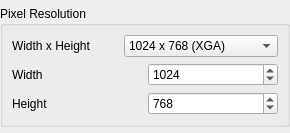
<?xml version="1.0" encoding="UTF-8"?>
<ui version="4.0">
 <class>SizeSelectionWidget</class>
 <widget class="QWidget" name="SizeSelectionWidget">
  <property name="geometry">
   <rect>
    <x>0</x>
    <y>0</y>
    <width>290</width>
    <height>133</height>
   </rect>
  </property>
  <property name="windowTitle">
   <string>Form</string>
  </property>
  <layout class="QVBoxLayout" name="verticalLayout">
   <property name="leftMargin">
    <number>0</number>
   </property>
   <property name="topMargin">
    <number>0</number>
   </property>
   <property name="rightMargin">
    <number>0</number>
   </property>
   <property name="bottomMargin">
    <number>0</number>
   </property>
   <item>
    <widget class="QGroupBox" name="sizeGroupBox">
     <property name="sizePolicy">
      <sizepolicy hsizetype="Expanding" vsizetype="Maximum">
       <horstretch>0</horstretch>
       <verstretch>0</verstretch>
      </sizepolicy>
     </property>
     <property name="title">
      <string>Pixel Resolution</string>
     </property>
     <property name="flat">
      <bool>true</bool>
     </property>
     <layout class="QGridLayout" name="gridLayout">
      <property name="leftMargin">
       <number>9</number>
      </property>
      <property name="topMargin">
       <number>9</number>
      </property>
      <property name="rightMargin">
       <number>9</number>
      </property>
      <property name="bottomMargin">
       <number>9</number>
      </property>
      <item row="0" column="1">
       <widget class="QComboBox" name="presetsSizeComboBox">
        <property name="sizePolicy">
         <sizepolicy hsizetype="Minimum" vsizetype="Fixed">
          <horstretch>0</horstretch>
          <verstretch>0</verstretch>
         </sizepolicy>
        </property>
        <property name="currentIndex">
         <number>14</number>
        </property>
        <property name="sizeAdjustPolicy">
         <enum>QComboBox::AdjustToContents</enum>
        </property>
        <item>
         <property name="text">
          <string>Custom</string>
         </property>
        </item>
        <item>
         <property name="text">
          <string notr="true">2 x 2</string>
         </property>
        </item>
        <item>
         <property name="text">
          <string notr="true">8 x 8</string>
         </property>
        </item>
        <item>
         <property name="text">
          <string notr="true">16 x 16</string>
         </property>
        </item>
        <item>
         <property name="text">
          <string notr="true">32 x 32</string>
         </property>
        </item>
        <item>
         <property name="text">
          <string notr="true">64 x 64</string>
         </property>
        </item>
        <item>
         <property name="text">
          <string notr="true">128 x 128</string>
         </property>
        </item>
        <item>
         <property name="text">
          <string notr="true">256 x 256</string>
         </property>
        </item>
        <item>
         <property name="text">
          <string notr="true">160 x 120</string>
         </property>
        </item>
        <item>
         <property name="text">
          <string notr="true">320 x 240  (QVGA)</string>
         </property>
        </item>
        <item>
         <property name="text">
          <string notr="true">640 x 480  (VGA)</string>
         </property>
        </item>
        <item>
         <property name="text">
          <string notr="true">720 x 480  (NTSC)</string>
         </property>
        </item>
        <item>
         <property name="text">
          <string notr="true">768 x 576  (PAL)</string>
         </property>
        </item>
        <item>
         <property name="text">
          <string notr="true">800 x 600  (SVGA)</string>
         </property>
        </item>
        <item>
         <property name="text">
          <string notr="true">1024 x 768 (XGA)</string>
         </property>
        </item>
        <item>
         <property name="text">
          <string notr="true">1280 x 720 (HD)</string>
         </property>
        </item>
        <item>
         <property name="text">
          <string notr="true">1600 x 1200 (UXGA)</string>
         </property>
        </item>
        <item>
         <property name="text">
          <string notr="true">1920 x 1080 (FHD)</string>
         </property>
        </item>
        <item>
         <property name="text">
          <string>2048 x 1536 (QXGA)</string>
         </property>
        </item>
        <item>
         <property name="text">
          <string>2048 x 1152 (QWXGA)</string>
         </property>
        </item>
       </widget>
      </item>
      <item row="0" column="0">
       <widget class="QLabel" name="label_2">
        <property name="text">
         <string>Width x Height </string>
        </property>
        <property name="buddy">
         <cstring>presetsSizeComboBox</cstring>
        </property>
       </widget>
      </item>
      <item row="1" column="0" colspan="2">
       <widget class="QWidget" name="sizeGrid" native="true">
        <layout class="QGridLayout" name="sizeGridLayout">
         <property name="leftMargin">
          <number>0</number>
         </property>
         <property name="topMargin">
          <number>0</number>
         </property>
         <property name="rightMargin">
          <number>0</number>
         </property>
         <property name="bottomMargin">
          <number>0</number>
         </property>
         <item row="0" column="0">
          <widget class="QLabel" name="w">
           <property name="enabled">
            <bool>true</bool>
           </property>
           <property name="text">
            <string>Width</string>
           </property>
           <property name="buddy">
            <cstring>widthSpinBox</cstring>
           </property>
          </widget>
         </item>
         <item row="0" column="1">
          <widget class="QSpinBox" name="widthSpinBox">
           <property name="enabled">
            <bool>true</bool>
           </property>
           <property name="minimum">
            <number>2</number>
           </property>
           <property name="maximum">
            <number>3840</number>
           </property>
           <property name="singleStep">
            <number>64</number>
           </property>
           <property name="value">
            <number>1024</number>
           </property>
          </widget>
         </item>
         <item row="1" column="1">
          <widget class="QSpinBox" name="heightSpinBox">
           <property name="enabled">
            <bool>true</bool>
           </property>
           <property name="suffix">
            <string/>
           </property>
           <property name="minimum">
            <number>2</number>
           </property>
           <property name="maximum">
            <number>2160</number>
           </property>
           <property name="singleStep">
            <number>64</number>
           </property>
           <property name="value">
            <number>768</number>
           </property>
          </widget>
         </item>
         <item row="1" column="0">
          <widget class="QLabel" name="h">
           <property name="enabled">
            <bool>true</bool>
           </property>
           <property name="text">
            <string>Height</string>
           </property>
           <property name="buddy">
            <cstring>heightSpinBox</cstring>
           </property>
          </widget>
         </item>
        </layout>
       </widget>
      </item>
     </layout>
    </widget>
   </item>
  </layout>
 </widget>
 <resources/>
 <connections>
  <connection>
   <sender>presetsSizeComboBox</sender>
   <signal>activated(int)</signal>
   <receiver>SizeSelectionWidget</receiver>
   <slot>setSizePreset(int)</slot>
   <hints>
    <hint type="sourcelabel">
     <x>196</x>
     <y>40</y>
    </hint>
    <hint type="destinationlabel">
     <x>333</x>
     <y>41</y>
    </hint>
   </hints>
  </connection>
 </connections>
 <slots>
  <signal>sizeChanged()</signal>
  <signal>widthChanged(int)</signal>
  <signal>heightChanged(int)</signal>
  <slot>setSizePreset(int)</slot>
 </slots>
</ui>
